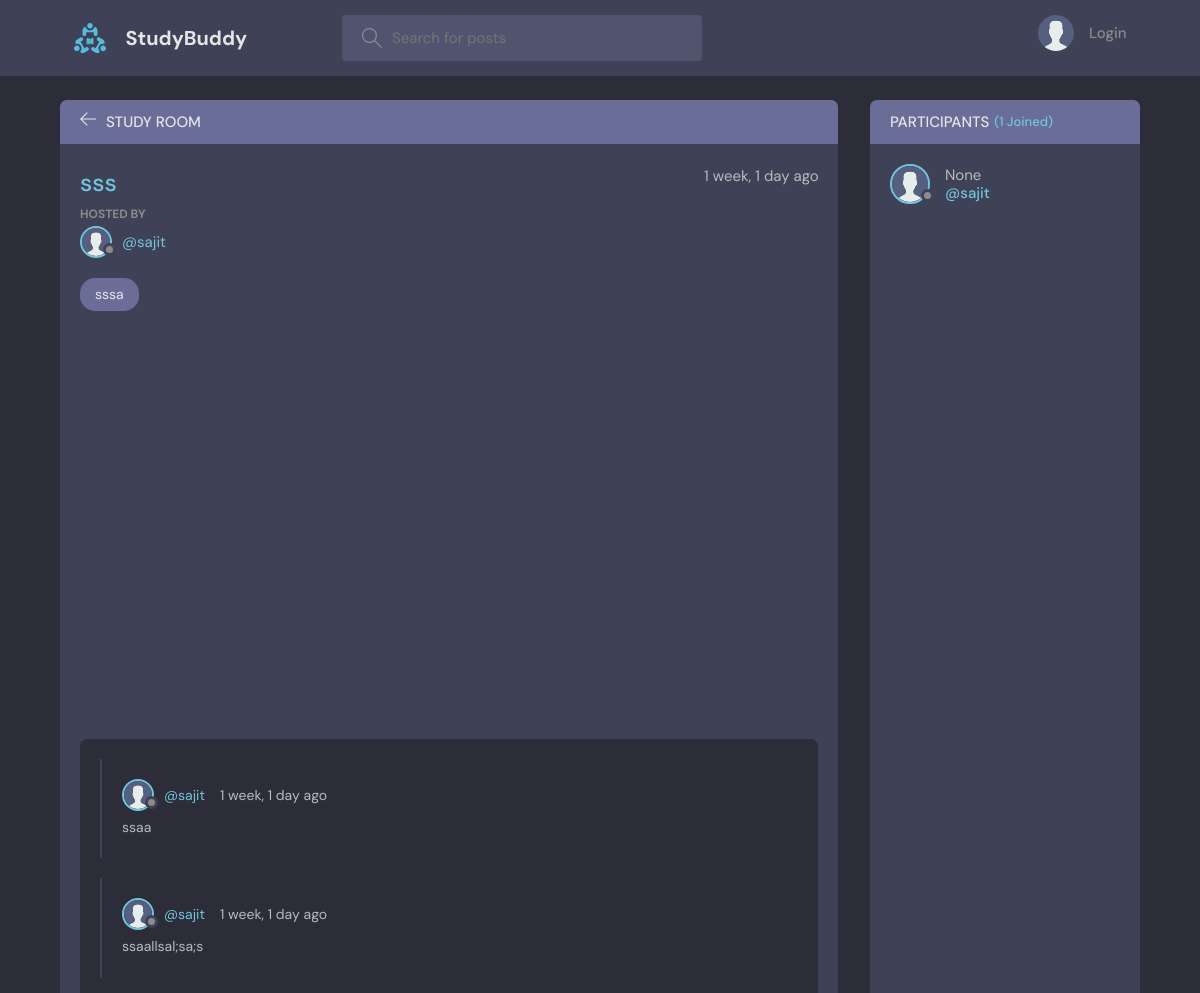
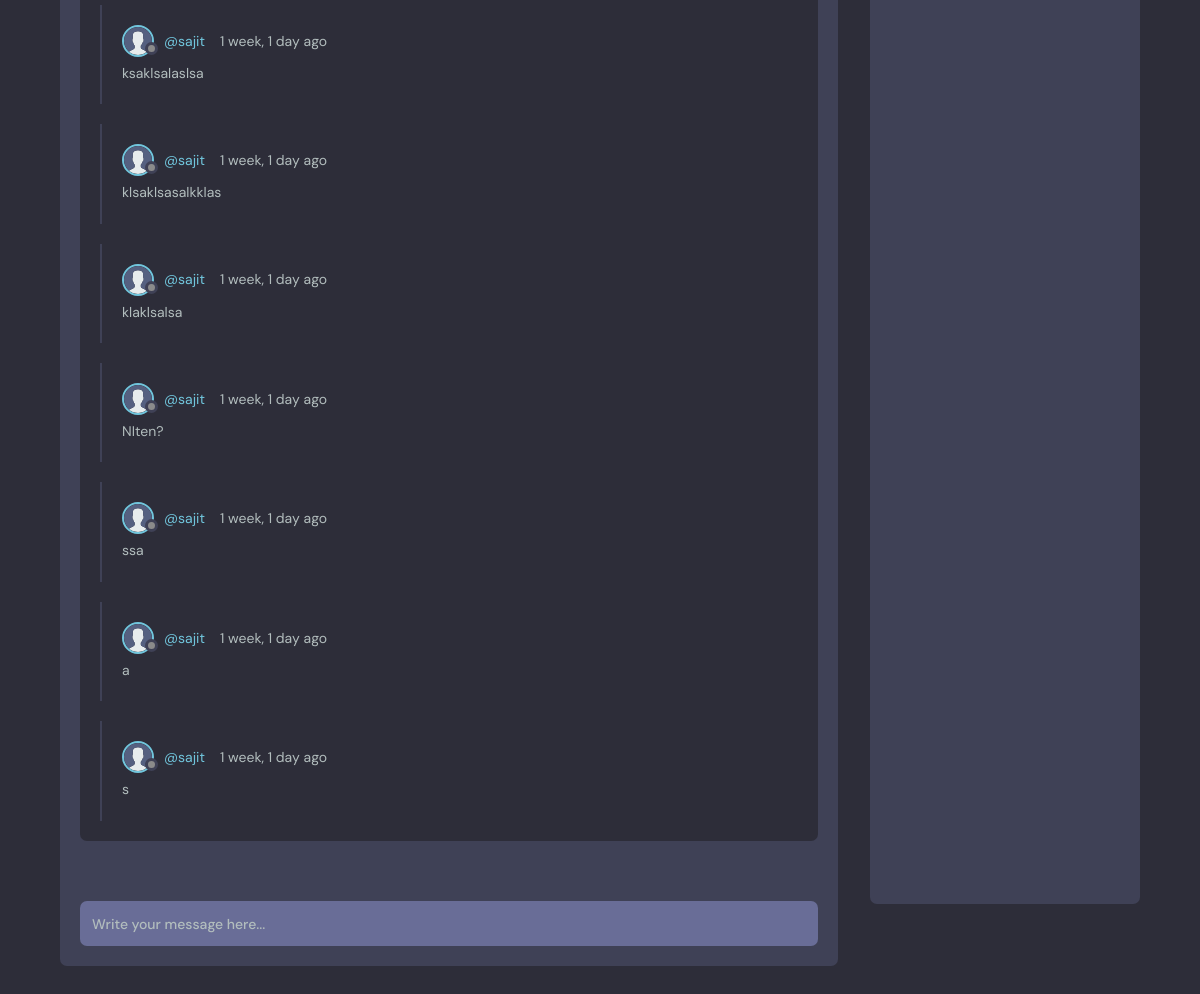
Page /room/15 on the committed database (2 pictures, top to bottom).
### base/models.py (models this page shows, shortened)
class Room(models.Model):
    host = models.ForeignKey(User,on_delete=models.SET_NULL,null=True)
    topic = models.ForeignKey(Topic,on_delete=models.SET_NULL,null=True)
    name = models.CharField(max_length=200)
    description = models.TextField(null=True,blank=True)
    participants = models.ManyToManyField(User,related_name='participants',blank=True)
    updated = models.DateTimeField(auto_now=True)
    created = models.DateTimeField(auto_now_add = True)
    class Meta:
     ordering = ['-updated', '-created']

class User(AbstractUser):
    name = models.CharField(max_length=200, null=True)
    email = models.EmailField(unique=True, null=True)
    bio = models.TextField(null=True)
    avatar = models.ImageField(null=True, default="avatar.svg")
    is_verified = models.BooleanField(default=False)
    auth_token = models.CharField(max_length = 100,null=True)
    REQUIRED_FIELDS = []

class Topic(models.Model):
    name =models.CharField(max_length=200)
    def __str__(self):
        return self.name

class Message(models.Model):
        user = models.ForeignKey(User,on_delete = models.CASCADE)
        room = models.ForeignKey(Room,on_delete=models.CASCADE)
        body = models.TextField()
        updated = models.DateField(auto_now= True)
        created = models.DateField(auto_now_add=True)
        class Meta:
            ordering = ['updated' ,'created']

### base/views.py (the view, shortened to what this page needs)
# urls.py: path('room/<str:pk>',views.room,name='room'),
def room(request,pk):
        room = Room.objects.get(id=pk)
        room_messages = room.message_set.all()
        participants = room.participants.all()
        context = {'room' : room,'room_messages' : room_messages ,'participants': participants }
        return  render(request,'base/room.html',context)

### base/templates/base/room.html (shortened to what this page needs)
{% extends 'main.html' %}
{% block content %}
<main class="profile-page layout layout--2">
  <div class="container">
    <div class="room">
      <div class="room__top">
        <div class="room__topLeft">
          <a href="{% url 'Home' %}">
            <svg version="1.1" xmlns="http://www.w3.org/2000/svg" width="32" height="32" viewBox="0 0 32 32">
              <title>arrow-left</title>
              <path
                d="M13.723 2.286l-13.723 13.714 13.719 13.714 1.616-1.611-10.96-10.96h27.625v-2.286h-27.625l10.965-10.965-1.616-1.607z">
              </path>
            </svg>
          </a>
          <h3>Study Room</h3>
        </div>
      </div>
      <div class="room__box scroll">
        <div class="room__header scroll">
          <div class="room__info">
            <h3>{{room.name}}</h3>
            <span>{{room.created|timesince}} ago</span>
          </div>
          <div class="room__hosted">
            <p>Hosted By</p>
            <a href="{% url 'user-profile' room.host.id %}" class="room__author">
              <div class="avatar avatar--small">
                <img src="{{room.host.avatar.url}}" />
              </div>
              <span>@{{room.host.username}}</span>
            </a>
          </div>
          <span class="room__topics">{{room.topic}}</span>
        </div>
        <div class="room__conversation">
          <div class="threads scroll">
            {% for message in room_messages %}
            <div class="thread">
              <div class="thread__top">
                <div class="thread__author">
                  <a href="{% url 'user-profile' message.user.id %}" class="thread__authorInfo">
                    <div class="avatar avatar--small">
                      <img src="{{message.user.avatar.url}}" />
                    </div>
                    <span>@{{message.user.username}}</span>
                  </a>
                  <span class="thread__date">{{message.created|timesince}} ago</span>
                </div>
              </div>
              <div class="thread__details">
                {{message.body}}
              </div>
            </div>
            {% endfor %}
          </div>
        </div>
      </div>
      <div class="room__message">
        <form action="" method="POST">
          <input name="body" placeholder="Write your message here..." />
        </form>
      </div>
    </div>
    <div class="participants">
      <h3 class="participants__top">Participants <span>({{participants.count}} Joined)</span></h3>
      <div class="participants__list scroll">
        {% for user in participants %}
        <a href="{%  url 'user-profile' user.id %}" class="participant">
          <div class="avatar avatar--medium">
            <img src="{{user.avatar.url}}" />
          </div>
          <p>
            {{user.name}}
            <span>@{{user.username}}</span>
          </p>
        </a>
        {% endfor %}
      </div>
    </div>
  </div>
</main>
{% endblock content %}

### rows in the picture
Room: name "sss", created "1 week, 1 day", host.avatar (placeholder picture), host.username "sajit", topic "sssa"
Message: user.avatar (placeholder picture), user.username "sajit", created "1 week, 1 day", body "ssaa"
Message: user.avatar (placeholder picture), user.username "sajit", created "1 week, 1 day", body "ssaallsal;sa;s"
Message: user.avatar (placeholder picture), user.username "sajit", created "1 week, 1 day", body "ksaklsalaslsa"
Message: user.avatar (placeholder picture), user.username "sajit", created "1 week, 1 day", body "klsaklsasalkklas"
Message: user.avatar (placeholder picture), user.username "sajit", created "1 week, 1 day", body "klaklsalsa"
Message: user.avatar (placeholder picture), user.username "sajit", created "1 week, 1 day", body "NIten?"
Message: user.avatar (placeholder picture), user.username "sajit", created "1 week, 1 day", body "ssa"
Message: user.avatar (placeholder picture), user.username "sajit", created "1 week, 1 day", body "a"
Message: user.avatar (placeholder picture), user.username "sajit", created "1 week, 1 day", body "s"
User: avatar (placeholder picture), name "None", username "sajit"

### other values in the picture
{{ participants.count }} "1"
